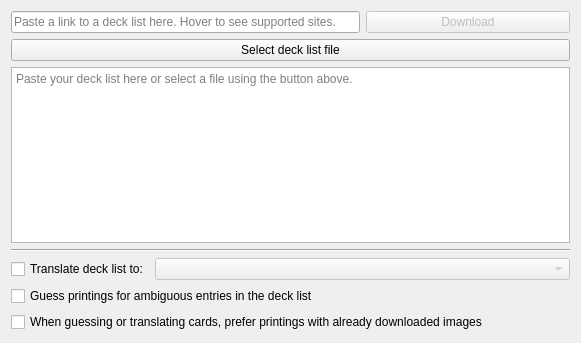
<?xml version="1.0" encoding="UTF-8"?>
<ui version="4.0">
 <class>WizardPage</class>
 <widget class="QWizardPage" name="WizardPage">
  <property name="enabled">
   <bool>true</bool>
  </property>
  <property name="geometry">
   <rect>
    <x>0</x>
    <y>0</y>
    <width>581</width>
    <height>343</height>
   </rect>
  </property>
  <property name="title">
   <string>Import a deck list for printing</string>
  </property>
  <property name="subTitle">
   <string>Load a deck file from disk or paste deck list in the text field below</string>
  </property>
  <layout class="QGridLayout" name="gridLayout">
   <item row="5" column="0">
    <widget class="QCheckBox" name="translate_deck_list_enable">
     <property name="sizePolicy">
      <sizepolicy hsizetype="Minimum" vsizetype="Fixed">
       <horstretch>0</horstretch>
       <verstretch>0</verstretch>
      </sizepolicy>
     </property>
     <property name="text">
      <string>Translate deck list to:</string>
     </property>
    </widget>
   </item>
   <item row="0" column="0" colspan="2">
    <widget class="QLineEdit" name="deck_list_download_url_line_edit">
     <property name="placeholderText">
      <string>Paste a link to a deck list here. Hover to see supported sites.</string>
     </property>
    </widget>
   </item>
   <item row="0" column="2">
    <widget class="QPushButton" name="deck_list_download_button">
     <property name="enabled">
      <bool>false</bool>
     </property>
     <property name="text">
      <string>Download</string>
     </property>
     <property name="icon">
      <iconset theme="edit-download"/>
     </property>
    </widget>
   </item>
   <item row="2" column="0" colspan="3">
    <widget class="QPushButton" name="deck_list_browse_button">
     <property name="toolTip">
      <string>Opens a file picker and lets you load a deck file from disk.</string>
     </property>
     <property name="text">
      <string>Select deck list file</string>
     </property>
     <property name="icon">
      <iconset theme="document-open">
       <normaloff>.</normaloff>.</iconset>
     </property>
    </widget>
   </item>
   <item row="3" column="0" colspan="3">
    <widget class="QPlainTextEdit" name="deck_list">
     <property name="placeholderText">
      <string>Paste your deck list here or select a file using the button above.</string>
     </property>
    </widget>
   </item>
   <item row="5" column="1" colspan="2">
    <widget class="QComboBox" name="translate_deck_list_target_language">
     <property name="enabled">
      <bool>false</bool>
     </property>
     <property name="sizePolicy">
      <sizepolicy hsizetype="Preferred" vsizetype="Fixed">
       <horstretch>1</horstretch>
       <verstretch>0</verstretch>
      </sizepolicy>
     </property>
    </widget>
   </item>
   <item row="4" column="0" colspan="3">
    <widget class="Line" name="line">
     <property name="orientation">
      <enum>Qt::Horizontal</enum>
     </property>
    </widget>
   </item>
   <item row="6" column="0" colspan="3">
    <widget class="QCheckBox" name="print_guessing_enable">
     <property name="toolTip">
      <string>If checked, choose an arbitrary printing, if a unique printing is not identified.
If unchecked, each ambiguous card is ignored and reported as unrecognized.</string>
     </property>
     <property name="text">
      <string>Guess printings for ambiguous entries in the deck list</string>
     </property>
    </widget>
   </item>
   <item row="7" column="0" colspan="3">
    <widget class="QCheckBox" name="print_guessing_prefer_already_downloaded">
     <property name="enabled">
      <bool>true</bool>
     </property>
     <property name="toolTip">
      <string>When an exact printing is not determined or card translation is requested, choose a printing that is already downloaded, if possible.
Enabling this can potentially save disk space and download volume, based on the images already downloaded.</string>
     </property>
     <property name="text">
      <string>When guessing or translating cards, prefer printings with already downloaded images</string>
     </property>
    </widget>
   </item>
  </layout>
 </widget>
 <tabstops>
  <tabstop>deck_list_download_url_line_edit</tabstop>
  <tabstop>deck_list_download_button</tabstop>
  <tabstop>deck_list_browse_button</tabstop>
  <tabstop>deck_list</tabstop>
  <tabstop>translate_deck_list_enable</tabstop>
  <tabstop>translate_deck_list_target_language</tabstop>
  <tabstop>print_guessing_enable</tabstop>
  <tabstop>print_guessing_prefer_already_downloaded</tabstop>
 </tabstops>
 <resources/>
 <connections>
  <connection>
   <sender>translate_deck_list_enable</sender>
   <signal>toggled(bool)</signal>
   <receiver>translate_deck_list_target_language</receiver>
   <slot>setEnabled(bool)</slot>
   <hints>
    <hint type="sourcelabel">
     <x>128</x>
     <y>275</y>
    </hint>
    <hint type="destinationlabel">
     <x>574</x>
     <y>280</y>
    </hint>
   </hints>
  </connection>
 </connections>
</ui>
